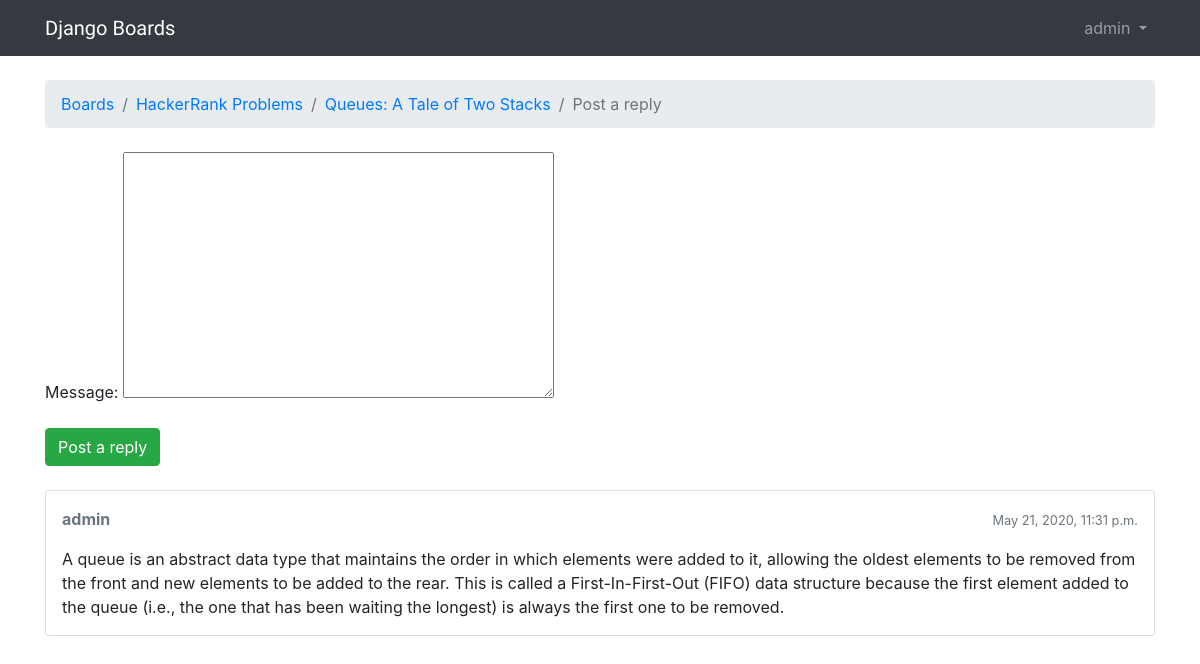
The app's page /boards/3/topics/111/reply/ (signed in) with its own data.
### board/models.py (models this page shows, shortened)
class Topic(models.Model):
    subject = models.CharField(max_length=255)
    last_updated = models.DateTimeField(auto_now_add=True)
    board = models.ForeignKey(Board, on_delete=models.CASCADE,related_name='topics')
    starter = models.ForeignKey(User, on_delete=models.PROTECT,related_name='topics')
    last_updated = models.DateTimeField(auto_now_add=True)
    views = models.PositiveIntegerField(default=0)

class Board(models.Model):
    name = models.CharField(max_length=30, unique=True)
    description = models.CharField(max_length=100)

class Post(models.Model):
    message = models.TextField(blank = True)
    solution = models.TextField(blank = True)
    topic = models.ForeignKey(Topic, on_delete=models.CASCADE, related_name='posts')
    created_at = models.DateTimeField(auto_now_add=True)
    updated_at = models.DateTimeField(null=True)
    created_by = models.ForeignKey(User, on_delete=models.CASCADE, related_name='posts')
    updated_by = models.ForeignKey(User, on_delete=models.CASCADE, null=True, related_name='+')

### board/views.py (the view)
# urls.py: path('boards/<pk>/topics/<topic_pk>/reply/', views.reply_topic, name='reply_topic'),
@login_required
def reply_topic(request, pk, topic_pk):
    print(topic_pk)
    topic = get_object_or_404(Topic, board__pk=pk, pk=topic_pk)
    if request.method == 'POST':
        form = PostForm(request.POST)
        if form.is_valid():
            post = form.save(commit=False)
            post.topic = topic
            post.created_by = request.user
            post.save()
            return redirect('topic_posts', pk=pk, topic_pk=topic_pk)
    else:
        form = PostForm()
    return render(request, 'reply_topic.html', {'topic': topic, 'form': form})

### board/forms.py
class PostForm(forms.ModelForm):
    class Meta:
        model = Post
        fields = ['message', ]

### templates/reply_topic.html (shortened to what this page needs)
{% extends 'base.html' %}
{% load static %}
{% block breadcrumb %}
  <li class="breadcrumb-item"><a href="{% url 'home' %}">Boards</a></li>
  <li class="breadcrumb-item"><a href="{% url 'board_topics' topic.board.pk %}">{{ topic.board.name }}</a></li>
  <li class="breadcrumb-item"><a href="{% url 'topic_posts' topic.board.pk topic.pk %}">{{ topic.subject }}</a></li>
  <li class="breadcrumb-item active">Post a reply</li>
{% endblock %}
{% block content %}
  <form method="post" class="mb-4">
    {{ form.as_p }}
    <button type="submit" class="btn btn-success">Post a reply</button>
  </form>
  {% for post in topic.posts.all %}
    <div class="card mb-2">
      <div class="card-body p-3">
        <div class="row mb-3">
          <div class="col-6">
            <strong class="text-muted">{{ post.created_by.username }}</strong>
          </div>
          <div class="col-6 text-right">
            <small class="text-muted">{{ post.created_at }}</small>
          </div>
        </div>
        {{ post.message }}
      </div>
    </div>
  {% endfor %}
{% endblock %}

### templates/base.html (shortened to what this page needs)
{% load static %}
<!DOCTYPE html>
<html>
  <head>
    <link rel="stylesheet" href="{% static 'css/bootstrap.min.css' %}">
    <link rel="stylesheet" href="{% static 'css/app.css' %}">
  </head>
  <body>
    {% block body %}
        <nav class="navbar navbar-expand-sm navbar-dark bg-dark">
            <div class="container">
                <a class="navbar-brand" href="{% url 'home' %}">Django Boards</a>
                <div class="collapse navbar-collapse" id="mainMenu">
                    {% if user.is_authenticated %}
                        <ul class="navbar-nav ml-auto">
                            <li class="nav-item dropdown">
                            <a class="nav-link dropdown-toggle" href="#" id="userMenu" data-toggle="dropdown" aria-haspopup="true" aria-expanded="false">
                                {{ user.username }}
                            </a>
                            </li>
                        </ul>
                    {% else %}
                        <form class="form-inline ml-auto">
                            <a href="{% url 'login' %}" class="btn btn-outline-secondary">Log in</a>
                            <a href="{% url 'signup' %}" class="btn btn-primary ml-2">Sign up</a>
                        </form>
                    {% endif %}
                </div>
            </div>
        </nav>
        <div class="container">
            <ol class="breadcrumb my-4">
            {% block breadcrumb %}
            {% endblock %}
            </ol>
            {% block content %}
            {% endblock content %}
        </div>
    {% endblock body %}
  </body>
</html>

### static/css/app.css (style rules this page uses)
.navbar-brand { font-family: 'Peralta', cursive; }

### records on screen
Topic: board.name "HackerRank Problems", subject "Queues: A Tale of Two Stacks"
Post: created_by.username "admin", created_at "May 21, 2020, 11:31 p.m.", message "A queue is an abstract data type that maintains the order in which elements were added to it, allowing the oldest elements to be removed from the front and new elements to be added to the rear. This is called a First-In-First-Out (FIFO) data structure because the first element added to the queue (i.e., the one that has been waiting the longest) is always the first one to be removed."

### other values on screen
{{ user.username }} "admin"
